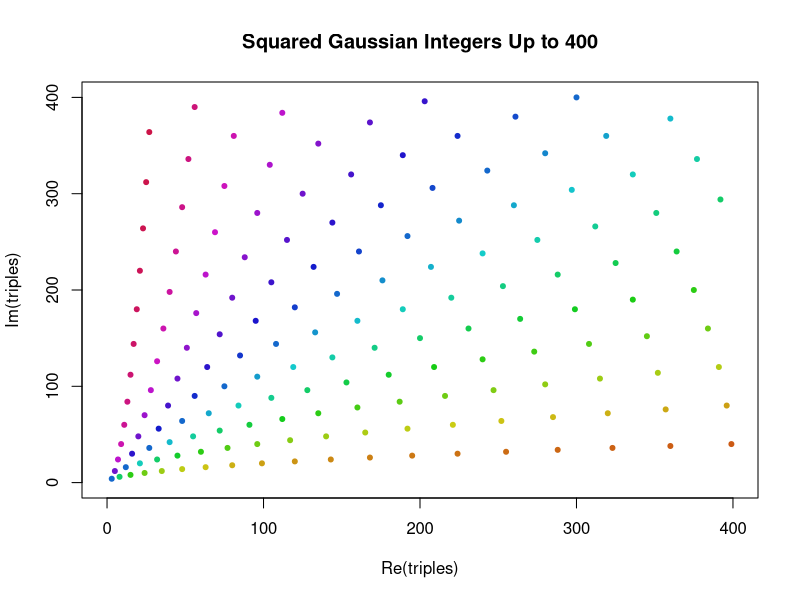
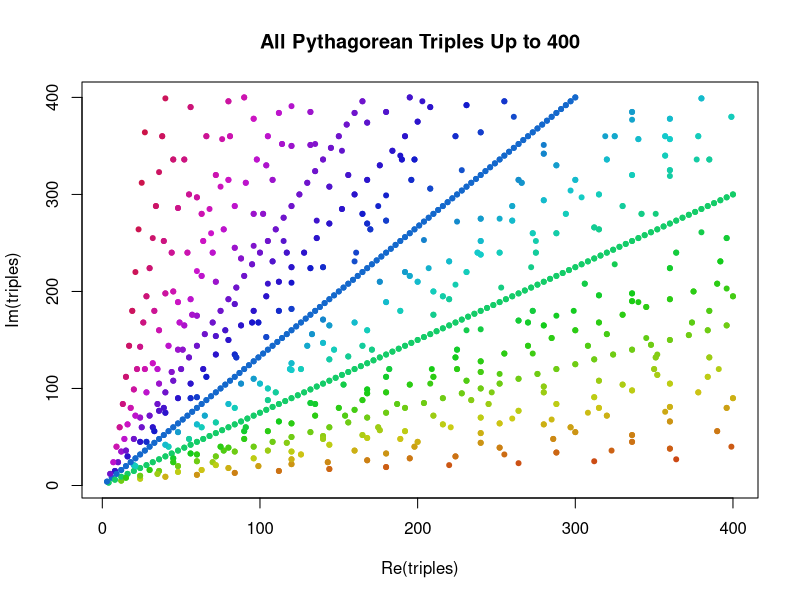
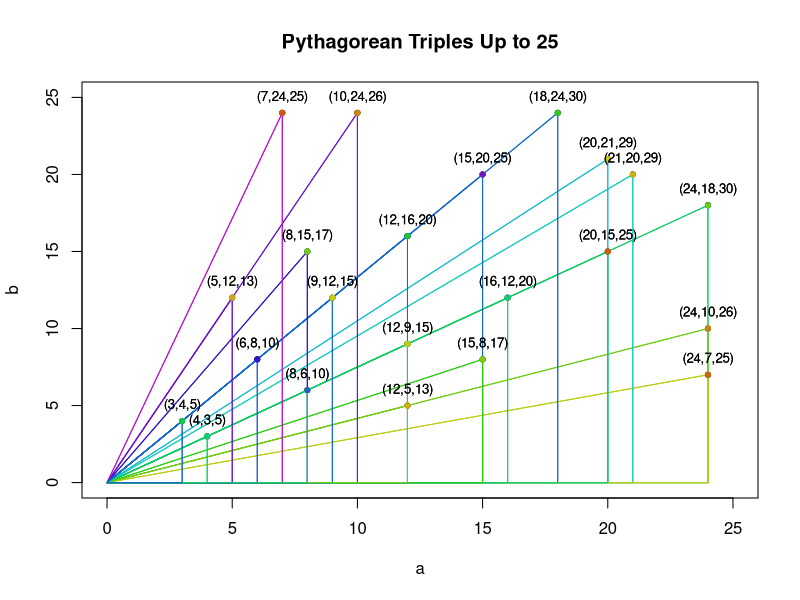
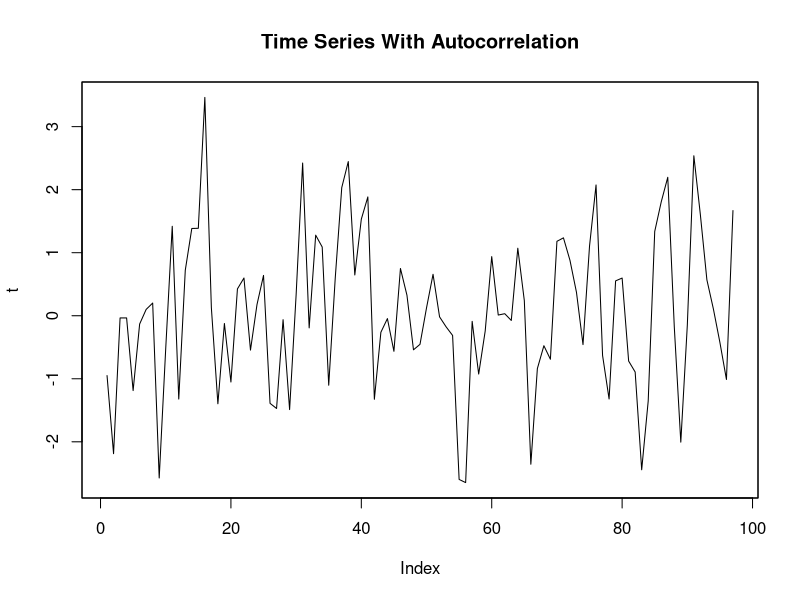
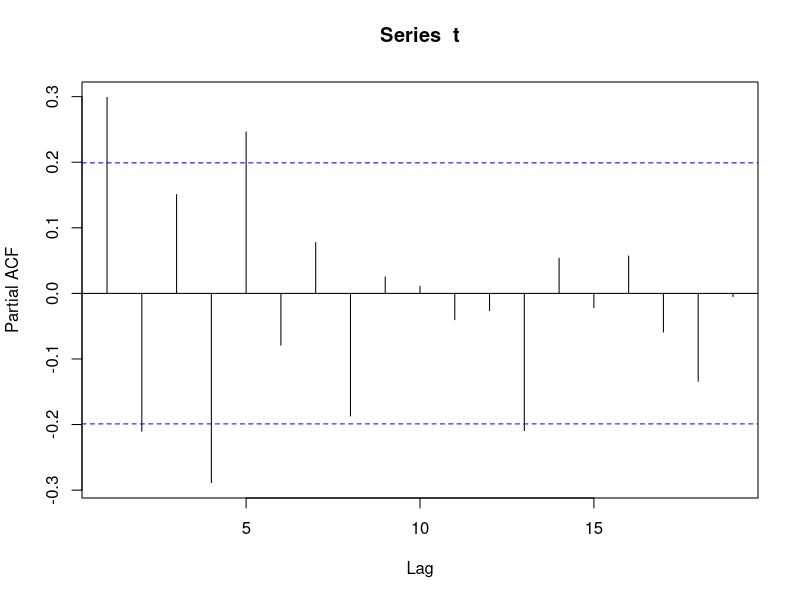
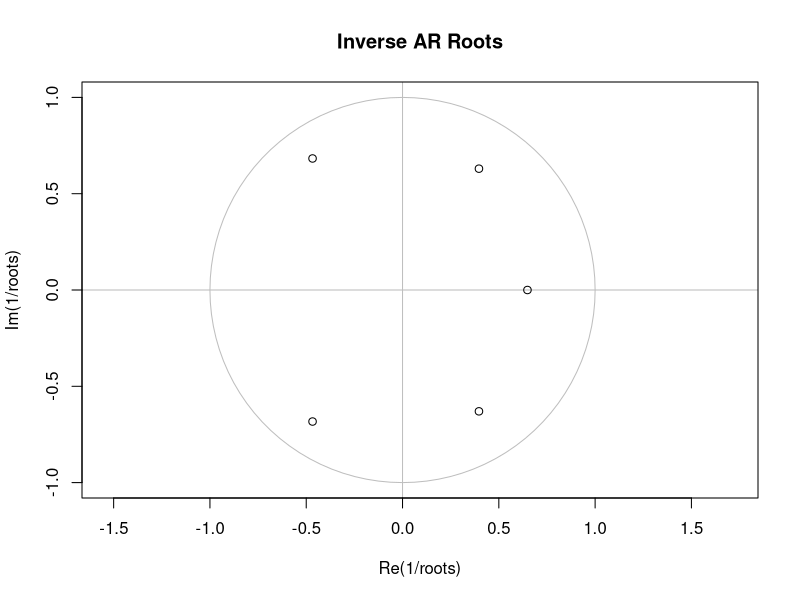

These figures' R source, in order:
## ---- chunk 1
knitr::opts_chunk$set(echo = TRUE, comment="#")
library(zoo)
## ---- chunk 2
triples <- c( 3+4i, 5+12i, 9+12i )
## ---- chunk 3
n = 400
grid <- expand.grid(u=1:(2*n), v=1:(2*n))
grid <- grid[ grid$u > grid$v, ]
gaussian_integers <- complex(real=grid$u, imaginary=grid$v)
## ---- chunk 4
triples <- gaussian_integers^2

# display the 10 with the smallest norm
cat( triples[order(Mod(triples))][1:10], sep="\n")
## ---- chunk 5
triples <- triples[ Re(triples) <= n & Im(triples) <= n ]

# helper function to colorize complex points by their angle.
argcolor <- function(z) hsv(Arg(z)*2/pi, s=0.9, v=0.8)

plot(
  triples, 
  col=argcolor(triples),
  pch=20,
  xlim=c(0,n),
  ylim=c(0,n),
  main=paste("Squared Gaussian Integers Up to", n)
)
## ---- chunk 6

multiples <- lapply(1:(floor(n/3)), function(m) triples*m)
triples <- unique(do.call(c, multiples))
## ---- chunk 7
halves <- triples[ Re(triples) %% 2 == 0 & Im(triples) %% 2 == 0 ] / 2
triples <- unique(c(triples, halves))
## ---- chunk 8
triples <- triples[ Re(triples) <= n & Im(triples) <= n]
triples <- c(triples, complex(real=Im(triples), imaginary=Re(triples)))
## ---- chunk 9
plot(triples, col=argcolor(triples), pch=20)
title(paste("All Pythagorean Triples Up to", n))
## ---- chunk 10
small_n = 25
small_triples <- triples[ Re(triples) < small_n & Im(triples) < small_n ]
small_triples <- small_triples[ order(Mod(small_triples), decreasing=TRUE) ]

# plot points
plot(
  small_triples, 
  pch=20,
  ylim=c(0,small_n), 
  xlim=c(0,small_n),
  ylab="b", xlab="a")

# add triangles. Can't rely on automatic complex plane plotting here.
segments(
  Re(small_triples), Im(small_triples), 
  0, 0, 
  col=argcolor(small_triples))
segments(
  Re(small_triples), Im(small_triples), 
  Re(small_triples), 0, 
  col=argcolor(small_triples))
segments(
  Re(small_triples), 0, 
  0, 0, 
  col=argcolor(small_triples))

# points again, so that they're in the foreground.
points(small_triples, pch=20, col=argcolor(triples), cex=1)

# text label for the points
text(
  x=small_triples + 1i, 
  cex=0.8,
  labels=paste0(
    "(", 
    Re(small_triples), 
    ",",
    Im(small_triples),
    ",",
    Mod(small_triples),
    ")"
  )
)
title(paste("Pythagorean Triples Up to", small_n))
## ---- chunk 11
set.seed(43)
t_0 <- zoo(rnorm(n=100))
t_1 <- lag(t_0, k=1, na.pad=TRUE)
t_2 <- lag(t_0, k=2, na.pad=TRUE)
t_3 <- lag(t_0, k=3, na.pad=TRUE)
t <- na.omit(t_0 + 0.7*t_1 - 0.2*t_2 + 0.2*t_3)
plot(t, type='l')
title('Time Series With Autocorrelation')
pacf(t) # Partial Autocorrelation Plot
## ---- chunk 12
ar_model <- ar(t)
ar_model
## ---- chunk 13
ar_coefs <- ar_model$ar  # coefficients(ar_model) doesn't work, IDK why
roots <- polyroot( c(1,-ar_coefs) )
roots
plot(
  1/roots, 
  ylim=c(-1,1), 
  asp=1,
  main="Inverse AR Roots",
  panel.first=c(
    lines(complex(modulus=1, argument=0.01*2*pi)^(0:100), col='grey'),
    abline(h=0, col='grey'),
    abline(v=0, col='grey')
  )
)
